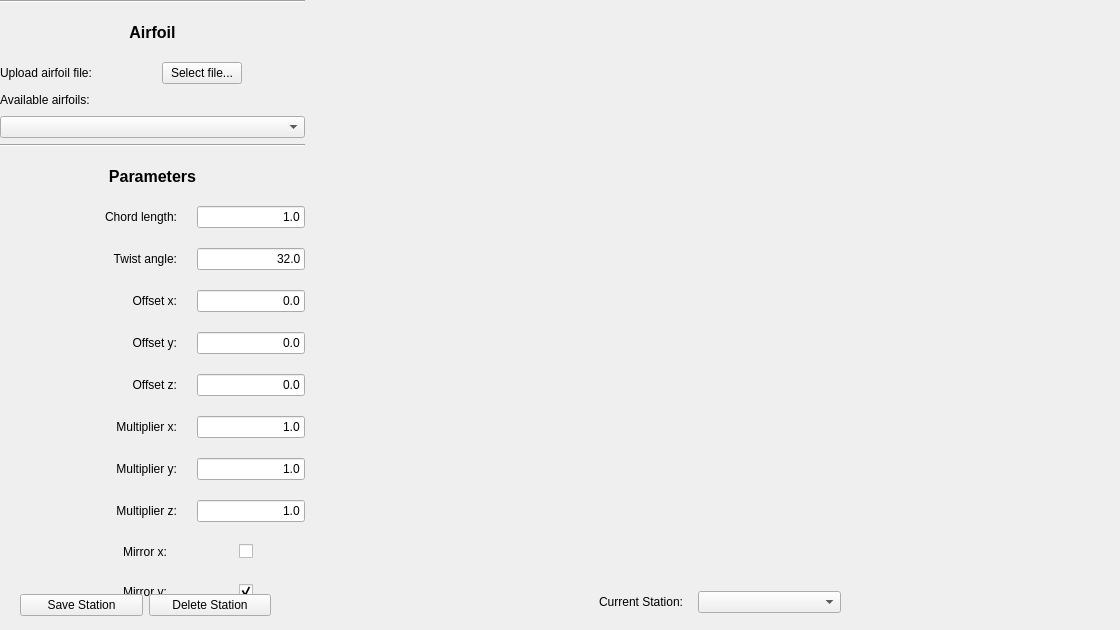
         <widget class="QWidget" name="airfoil_page">
          <property name="styleSheet">
           <string notr="true"/>
          </property>
          <widget class="QWidget" name="layoutWidget">
           <property name="geometry">
            <rect>
             <x>0</x>
             <y>0</y>
             <width>1111</width>
             <height>602</height>
            </rect>
           </property>
           <layout class="QHBoxLayout" name="horizontalLayout_14">
            <item>
             <layout class="QVBoxLayout" name="verticalLayout_7">
              <item>
               <widget class="Line" name="line_2">
                <property name="orientation">
                 <enum>Qt::Orientation::Horizontal</enum>
                </property>
               </widget>
              </item>
              <item>
               <widget class="QLabel" name="label_23">
                <property name="font">
                 <font>
                  <pointsize>12</pointsize>
                  <bold>true</bold>
                 </font>
                </property>
                <property name="text">
                 <string>Airfoil</string>
                </property>
                <property name="alignment">
                 <set>Qt::AlignmentFlag::AlignCenter</set>
                </property>
               </widget>
              </item>
              <item>
               <layout class="QHBoxLayout" name="horizontalLayout_12">
                <item>
                 <widget class="QLabel" name="label_2">
                  <property name="text">
                   <string>Upload airfoil file:</string>
                  </property>
                 </widget>
                </item>
                <item>
                 <spacer name="horizontalSpacer_16">
                  <property name="orientation">
                   <enum>Qt::Orientation::Horizontal</enum>
                  </property>
                  <property name="sizeHint" stdset="0">
                   <size>
                    <width>40</width>
                    <height>20</height>
                   </size>
                  </property>
                 </spacer>
                </item>
                <item>
                 <widget class="QPushButton" name="upload_airfoil_button">
                  <property name="sizePolicy">
                   <sizepolicy hsizetype="MinimumExpanding" vsizetype="Fixed">
                    <horstretch>0</horstretch>
                    <verstretch>0</verstretch>
                   </sizepolicy>
                  </property>
                  <property name="font">
                   <font>
                    <bold>false</bold>
                   </font>
                  </property>
                  <property name="text">
                   <string>Select file...</string>
                  </property>
                 </widget>
                </item>
                <item>
                 <spacer name="horizontalSpacer_18">
                  <property name="orientation">
                   <enum>Qt::Orientation::Horizontal</enum>
                  </property>
                  <property name="sizeHint" stdset="0">
                   <size>
                    <width>40</width>
                    <height>20</height>
                   </size>
                  </property>
                 </spacer>
                </item>
               </layout>
              </item>
              <item>
               <layout class="QVBoxLayout" name="verticalLayout_6">
                <item>
                 <layout class="QHBoxLayout" name="horizontalLayout_13">
                  <item>
                   <widget class="QLabel" name="label">
                    <property name="text">
                     <string>Available airfoils:</string>
                    </property>
                   </widget>
                  </item>
                  <item>
                   <spacer name="horizontalSpacer_17">
                    <property name="orientation">
                     <enum>Qt::Orientation::Horizontal</enum>
                    </property>
                    <property name="sizeHint" stdset="0">
                     <size>
                      <width>148</width>
                      <height>20</height>
                     </size>
                    </property>
                   </spacer>
                  </item>
                 </layout>
                </item>
                <item>
                 <widget class="QComboBox" name="list_airfoils_box">
                  <property name="insertPolicy">
                   <enum>QComboBox::InsertPolicy::InsertAlphabetically</enum>
                  </property>
                  <property name="duplicatesEnabled">
                   <bool>false</bool>
                  </property>
                 </widget>
                </item>
               </layout>
              </item>
              <item>
               <widget class="Line" name="line">
                <property name="orientation">
                 <enum>Qt::Orientation::Horizontal</enum>
                </property>
               </widget>
              </item>
              <item>
               <widget class="QLabel" name="label_8">
                <property name="font">
                 <font>
                  <pointsize>12</pointsize>
                  <bold>true</bold>
                 </font>
                </property>
                <property name="text">
                 <string>Parameters</string>
                </property>
                <property name="alignment">
                 <set>Qt::AlignmentFlag::AlignCenter</set>
                </property>
               </widget>
              </item>
              <item>
               <layout class="QVBoxLayout" name="verticalLayout_5">
                <property name="spacing">
                 <number>20</number>
                </property>
                <item>
                 <layout class="QHBoxLayout" name="horizontalLayout_4">
                  <item>
                   <spacer name="horizontalSpacer_2">
                    <property name="orientation">
                     <enum>Qt::Orientation::Horizontal</enum>
                    </property>
                    <property name="sizeHint" stdset="0">
                     <size>
                      <width>40</width>
                      <height>20</height>
                     </size>
                    </property>
                   </spacer>
                  </item>
                  <item>
                   <widget class="QLabel" name="label_12">
                    <property name="text">
                     <string>Chord length:</string>
                    </property>
                    <property name="alignment">
                     <set>Qt::AlignmentFlag::AlignRight|Qt::AlignmentFlag::AlignTrailing|Qt::AlignmentFlag::AlignVCenter</set>
                    </property>
                   </widget>
                  </item>
                  <item>
                   <widget class="QLineEdit" name="chord_length_input">
                    <property name="sizePolicy">
                     <sizepolicy hsizetype="Maximum" vsizetype="Fixed">
                      <horstretch>0</horstretch>
                      <verstretch>0</verstretch>
                     </sizepolicy>
                    </property>
                    <property name="inputMask">
                     <string/>
                    </property>
                    <property name="text">
                     <string>1.0</string>
                    </property>
                    <property name="maxLength">
                     <number>16</number>
                    </property>
                    <property name="alignment">
                     <set>Qt::AlignmentFlag::AlignRight|Qt::AlignmentFlag::AlignTrailing|Qt::AlignmentFlag::AlignVCenter</set>
                    </property>
                   </widget>
                  </item>
                 </layout>
                </item>
                <item>
                 <layout class="QHBoxLayout" name="horizontalLayout_5">
                  <item>
                   <spacer name="horizontalSpacer_3">
                    <property name="orientation">
                     <enum>Qt::Orientation::Horizontal</enum>
                    </property>
                    <property name="sizeHint" stdset="0">
                     <size>
                      <width>40</width>
                      <height>20</height>
                     </size>
                    </property>
                   </spacer>
                  </item>
                  <item>
                   <widget class="QLabel" name="label_13">
                    <property name="text">
                     <string>Twist angle:</string>
                    </property>
                    <property name="alignment">
                     <set>Qt::AlignmentFlag::AlignRight|Qt::AlignmentFlag::AlignTrailing|Qt::AlignmentFlag::AlignVCenter</set>
                    </property>
                   </widget>
                  </item>
                  <item>
                   <widget class="QLineEdit" name="twist_angle_input">
                    <property name="sizePolicy">
                     <sizepolicy hsizetype="Maximum" vsizetype="Fixed">
                      <horstretch>0</horstretch>
                      <verstretch>0</verstretch>
                     </sizepolicy>
                    </property>
                    <property name="text">
                     <string>32.0</string>
                    </property>
                    <property name="maxLength">
                     <number>16</number>
                    </property>
                    <property name="alignment">
                     <set>Qt::AlignmentFlag::AlignRight|Qt::AlignmentFlag::AlignTrailing|Qt::AlignmentFlag::AlignVCenter</set>
                    </property>
                   </widget>
                  </item>
                 </layout>
                </item>
                <item>
                 <layout class="QHBoxLayout" name="horizontalLayout_6">
                  <item>
                   <spacer name="horizontalSpacer_4">
                    <property name="orientation">
                     <enum>Qt::Orientation::Horizontal</enum>
                    </property>
                    <property name="sizeHint" stdset="0">
                     <size>
                      <width>40</width>
                      <height>20</height>
                     </size>
                    </property>
                   </spacer>
                  </item>
                  <item>
                   <widget class="QLabel" name="label_14">
                    <property name="text">
                     <string>Offset x:</string>
                    </property>
                    <property name="alignment">
                     <set>Qt::AlignmentFlag::AlignRight|Qt::AlignmentFlag::AlignTrailing|Qt::AlignmentFlag::AlignVCenter</set>
                    </property>
                   </widget>
                  </item>
                  <item>
                   <widget class="QLineEdit" name="x_offset_input">
                    <property name="sizePolicy">
                     <sizepolicy hsizetype="Maximum" vsizetype="Fixed">
                      <horstretch>0</horstretch>
                      <verstretch>0</verstretch>
                     </sizepolicy>
                    </property>
                    <property name="text">
                     <string>0.0</string>
                    </property>
                    <property name="maxLength">
                     <number>16</number>
                    </property>
                    <property name="alignment">
                     <set>Qt::AlignmentFlag::AlignRight|Qt::AlignmentFlag::AlignTrailing|Qt::AlignmentFlag::AlignVCenter</set>
                    </property>
                   </widget>
                  </item>
                 </layout>
                </item>
                <item>
                 <layout class="QHBoxLayout" name="horizontalLayout_7">
                  <item>
                   <spacer name="horizontalSpacer_5">
                    <property name="orientation">
                     <enum>Qt::Orientation::Horizontal</enum>
                    </property>
                    <property name="sizeHint" stdset="0">
                     <size>
                      <width>40</width>
                      <height>20</height>
                     </size>
                    </property>
                   </spacer>
                  </item>
                  <item>
                   <widget class="QLabel" name="label_15">
                    <property name="text">
                     <string>Offset y:</string>
                    </property>
                    <property name="alignment">
                     <set>Qt::AlignmentFlag::AlignRight|Qt::AlignmentFlag::AlignTrailing|Qt::AlignmentFlag::AlignVCenter</set>
                    </property>
                   </widget>
                  </item>
                  <item>
                   <widget class="QLineEdit" name="y_offset_input">
                    <property name="sizePolicy">
                     <sizepolicy hsizetype="Maximum" vsizetype="Fixed">
                      <horstretch>0</horstretch>
                      <verstretch>0</verstretch>
                     </sizepolicy>
                    </property>
                    <property name="text">
                     <string>0.0</string>
                    </property>
                    <property name="maxLength">
                     <number>16</number>
                    </property>
                    <property name="alignment">
                     <set>Qt::AlignmentFlag::AlignRight|Qt::AlignmentFlag::AlignTrailing|Qt::AlignmentFlag::AlignVCenter</set>
                    </property>
                   </widget>
                  </item>
                 </layout>
                </item>
                <item>
                 <layout class="QHBoxLayout" name="horizontalLayout_8">
                  <item>
                   <spacer name="horizontalSpacer_6">
                    <property name="orientation">
                     <enum>Qt::Orientation::Horizontal</enum>
                    </property>
                    <property name="sizeHint" stdset="0">
                     <size>
                      <width>40</width>
                      <height>20</height>
                     </size>
                    </property>
                   </spacer>
                  </item>
                  <item>
                   <widget class="QLabel" name="label_16">
                    <property name="text">
                     <string>Offset z:</string>
                    </property>
                    <property name="alignment">
                     <set>Qt::AlignmentFlag::AlignRight|Qt::AlignmentFlag::AlignTrailing|Qt::AlignmentFlag::AlignVCenter</set>
                    </property>
                   </widget>
                  </item>
                  <item>
                   <widget class="QLineEdit" name="z_offset_input">
                    <property name="sizePolicy">
                     <sizepolicy hsizetype="Maximum" vsizetype="Fixed">
                      <horstretch>0</horstretch>
                      <verstretch>0</verstretch>
                     </sizepolicy>
                    </property>
                    <property name="text">
                     <string>0.0</string>
                    </property>
                    <property name="maxLength">
                     <number>16</number>
                    </property>
                    <property name="alignment">
                     <set>Qt::AlignmentFlag::AlignRight|Qt::AlignmentFlag::AlignTrailing|Qt::AlignmentFlag::AlignVCenter</set>
                    </property>
                   </widget>
                  </item>
                 </layout>
                </item>
                <item>
                 <layout class="QHBoxLayout" name="horizontalLayout_9">
                  <item>
                   <spacer name="horizontalSpacer_7">
                    <property name="orientation">
                     <enum>Qt::Orientation::Horizontal</enum>
                    </property>
                    <property name="sizeHint" stdset="0">
                     <size>
                      <width>40</width>
                      <height>20</height>
                     </size>
                    </property>
                   </spacer>
                  </item>
                  <item>
                   <widget class="QLabel" name="label_17">
                    <property name="text">
                     <string>Multiplier x:</string>
                    </property>
                    <property name="alignment">
                     <set>Qt::AlignmentFlag::AlignRight|Qt::AlignmentFlag::AlignTrailing|Qt::AlignmentFlag::AlignVCenter</set>
                    </property>
                   </widget>
                  </item>
                  <item>
                   <widget class="QLineEdit" name="x_multiplier_input">
                    <property name="sizePolicy">
                     <sizepolicy hsizetype="Maximum" vsizetype="Fixed">
                      <horstretch>0</horstretch>
                      <verstretch>0</verstretch>
                     </sizepolicy>
                    </property>
                    <property name="text">
                     <string>1.0</string>
                    </property>
                    <property name="maxLength">
                     <number>16</number>
                    </property>
                    <property name="alignment">
                     <set>Qt::AlignmentFlag::AlignRight|Qt::AlignmentFlag::AlignTrailing|Qt::AlignmentFlag::AlignVCenter</set>
                    </property>
                   </widget>
                  </item>
                 </layout>
                </item>
                <item>
                 <layout class="QHBoxLayout" name="horizontalLayout_10">
                  <item>
                   <spacer name="horizontalSpacer_8">
                    <property name="orientation">
                     <enum>Qt::Orientation::Horizontal</enum>
                    </property>
                    <property name="sizeHint" stdset="0">
                     <size>
                      <width>40</width>
                      <height>20</height>
                     </size>
                    </property>
                   </spacer>
                  </item>
                  <item>
                   <widget class="QLabel" name="label_18">
                    <property name="sizePolicy">
                     <sizepolicy hsizetype="Preferred" vsizetype="Preferred">
                      <horstretch>0</horstretch>
                      <verstretch>0</verstretch>
                     </sizepolicy>
                    </property>
                    <property name="text">
                     <string>Multiplier y:</string>
                    </property>
                    <property name="alignment">
                     <set>Qt::AlignmentFlag::AlignRight|Qt::AlignmentFlag::AlignTrailing|Qt::AlignmentFlag::AlignVCenter</set>
                    </property>
                   </widget>
                  </item>
                  <item>
                   <widget class="QLineEdit" name="y_multiplier_input">
                    <property name="sizePolicy">
                     <sizepolicy hsizetype="Fixed" vsizetype="Fixed">
                      <horstretch>0</horstretch>
                      <verstretch>0</verstretch>
                     </sizepolicy>
                    </property>
                    <property name="text">
                     <string>1.0</string>
                    </property>
                    <property name="maxLength">
                     <number>16</number>
                    </property>
                    <property name="alignment">
                     <set>Qt::AlignmentFlag::AlignRight|Qt::AlignmentFlag::AlignTrailing|Qt::AlignmentFlag::AlignVCenter</set>
                    </property>
                   </widget>
                  </item>
                 </layout>
                </item>
                <item>
                 <layout class="QHBoxLayout" name="horizontalLayout_3">
                  <item>
                   <spacer name="horizontalSpacer_9">
                    <property name="orientation">
                     <enum>Qt::Orientation::Horizontal</enum>
                    </property>
                    <property name="sizeHint" stdset="0">
                     <size>
                      <width>40</width>
                      <height>20</height>
                     </size>
                    </property>
                   </spacer>
                  </item>
                  <item>
                   <widget class="QLabel" name="label_19">
                    <property name="text">
                     <string>Multiplier z:</string>
                    </property>
                    <property name="alignment">
                     <set>Qt::AlignmentFlag::AlignRight|Qt::AlignmentFlag::AlignTrailing|Qt::AlignmentFlag::AlignVCenter</set>
                    </property>
                   </widget>
                  </item>
                  <item>
                   <widget class="QLineEdit" name="z_multiplier_input">
                    <property name="sizePolicy">
                     <sizepolicy hsizetype="Maximum" vsizetype="Fixed">
                      <horstretch>0</horstretch>
                      <verstretch>0</verstretch>
                     </sizepolicy>
                    </property>
                    <property name="text">
                     <string>1.0</string>
                    </property>
                    <property name="maxLength">
                     <number>16</number>
                    </property>
                    <property name="alignment">
                     <set>Qt::AlignmentFlag::AlignRight|Qt::AlignmentFlag::AlignTrailing|Qt::AlignmentFlag::AlignVCenter</set>
                    </property>
                   </widget>
                  </item>
                 </layout>
                </item>
                <item>
                 <layout class="QHBoxLayout" name="horizontalLayout_2">
                  <item>
                   <spacer name="horizontalSpacer_10">
                    <property name="orientation">
                     <enum>Qt::Orientation::Horizontal</enum>
                    </property>
                    <property name="sizeHint" stdset="0">
                     <size>
                      <width>40</width>
                      <height>20</height>
                     </size>
                    </property>
                   </spacer>
                  </item>
                  <item>
                   <widget class="QLabel" name="label_20">
                    <property name="text">
                     <string>Mirror x:</string>
                    </property>
                    <property name="alignment">
                     <set>Qt::AlignmentFlag::AlignRight|Qt::AlignmentFlag::AlignTrailing|Qt::AlignmentFlag::AlignVCenter</set>
                    </property>
                   </widget>
                  </item>
                  <item>
                   <spacer name="horizontalSpacer_12">
                    <property name="orientation">
                     <enum>Qt::Orientation::Horizontal</enum>
                    </property>
                    <property name="sizeType">
                     <enum>QSizePolicy::Policy::Maximum</enum>
                    </property>
                    <property name="sizeHint" stdset="0">
                     <size>
                      <width>52</width>
                      <height>20</height>
                     </size>
                    </property>
                   </spacer>
                  </item>
                  <item>
                   <widget class="QCheckBox" name="x_mirror_input">
                    <property name="text">
                     <string/>
                    </property>
                   </widget>
                  </item>
                  <item>
                   <spacer name="horizontalSpacer_13">
                    <property name="orientation">
                     <enum>Qt::Orientation::Horizontal</enum>
                    </property>
                    <property name="sizeType">
                     <enum>QSizePolicy::Policy::Maximum</enum>
                    </property>
                    <property name="sizeHint" stdset="0">
                     <size>
                      <width>52</width>
                      <height>20</height>
                     </size>
                    </property>
                   </spacer>
                  </item>
                 </layout>
                </item>
                <item>
                 <layout class="QHBoxLayout" name="horizontalLayout_11">
                  <item>
                   <spacer name="horizontalSpacer_11">
                    <property name="orientation">
                     <enum>Qt::Orientation::Horizontal</enum>
                    </property>
                    <property name="sizeHint" stdset="0">
                     <size>
                      <width>40</width>
                      <height>20</height>
                     </size>
                    </property>
                   </spacer>
                  </item>
                  <item>
                   <widget class="QLabel" name="label_21">
                    <property name="text">
                     <string>Mirror y:</string>
                    </property>
                    <property name="alignment">
                     <set>Qt::AlignmentFlag::AlignRight|Qt::AlignmentFlag::AlignTrailing|Qt::AlignmentFlag::AlignVCenter</set>
                    </property>
                   </widget>
                  </item>
                  <item>
                   <spacer name="horizontalSpacer_14">
                    <property name="orientation">
                     <enum>Qt::Orientation::Horizontal</enum>
                    </property>
                    <property name="sizeType">
                     <enum>QSizePolicy::Policy::Maximum</enum>
                    </property>
                    <property name="sizeHint" stdset="0">
                     <size>
                      <width>52</width>
                      <height>20</height>
                     </size>
                    </property>
                   </spacer>
                  </item>
                  <item>
                   <widget class="QCheckBox" name="y_mirror_input">
                    <property name="text">
                     <string/>
                    </property>
                    <property name="checked">
                     <bool>true</bool>
                    </property>
                   </widget>
                  </item>
                  <item>
                   <spacer name="horizontalSpacer_15">
                    <property name="orientation">
                     <enum>Qt::Orientation::Horizontal</enum>
                    </property>
                    <property name="sizeType">
                     <enum>QSizePolicy::Policy::Maximum</enum>
                    </property>
                    <property name="sizeHint" stdset="0">
                     <size>
                      <width>52</width>
                      <height>20</height>
                     </size>
                    </property>
                   </spacer>
                  </item>
                 </layout>
                </item>
               </layout>
              </item>
             </layout>
            </item>
            <item>
             <widget class="QWidget" name="airfoil_chart_widget" native="true">
              <property name="sizePolicy">
               <sizepolicy hsizetype="MinimumExpanding" vsizetype="MinimumExpanding">
                <horstretch>0</horstretch>
                <verstretch>0</verstretch>
               </sizepolicy>
              </property>
              <property name="minimumSize">
               <size>
                <width>800</width>
                <height>600</height>
               </size>
              </property>
             </widget>
            </item>
           </layout>
          </widget>
          <widget class="QWidget" name="layoutWidget">
           <property name="geometry">
            <rect>
             <x>20</x>
             <y>590</y>
             <width>251</width>
             <height>31</height>
            </rect>
           </property>
           <layout class="QHBoxLayout" name="horizontalLayout_15">
            <item>
             <widget class="QPushButton" name="save_station_button">
              <property name="text">
               <string>Save Station</string>
              </property>
             </widget>
            </item>
            <item>
             <widget class="QPushButton" name="delete_station_button">
              <property name="text">
               <string>Delete Station</string>
              </property>
             </widget>
            </item>
           </layout>
          </widget>
          <widget class="QWidget" name="layoutWidget">
           <property name="geometry">
            <rect>
             <x>540</x>
             <y>590</y>
             <width>301</width>
             <height>24</height>
            </rect>
           </property>
           <layout class="QHBoxLayout" name="horizontalLayout_16">
            <property name="spacing">
             <number>15</number>
            </property>
            <item>
             <widget class="QLabel" name="label_3">
              <property name="text">
               <string>Current Station:</string>
              </property>
              <property name="alignment">
               <set>Qt::AlignmentFlag::AlignRight|Qt::AlignmentFlag::AlignTrailing|Qt::AlignmentFlag::AlignVCenter</set>
              </property>
             </widget>
            </item>
            <item>
             <widget class="QComboBox" name="list_stations_box">
              <property name="editable">
               <bool>false</bool>
              </property>
              <property name="insertPolicy">
               <enum>QComboBox::InsertPolicy::InsertAlphabetically</enum>
              </property>
              <property name="duplicatesEnabled">
               <bool>false</bool>
              </property>
             </widget>
            </item>
           </layout>
          </widget>
         </widget>
